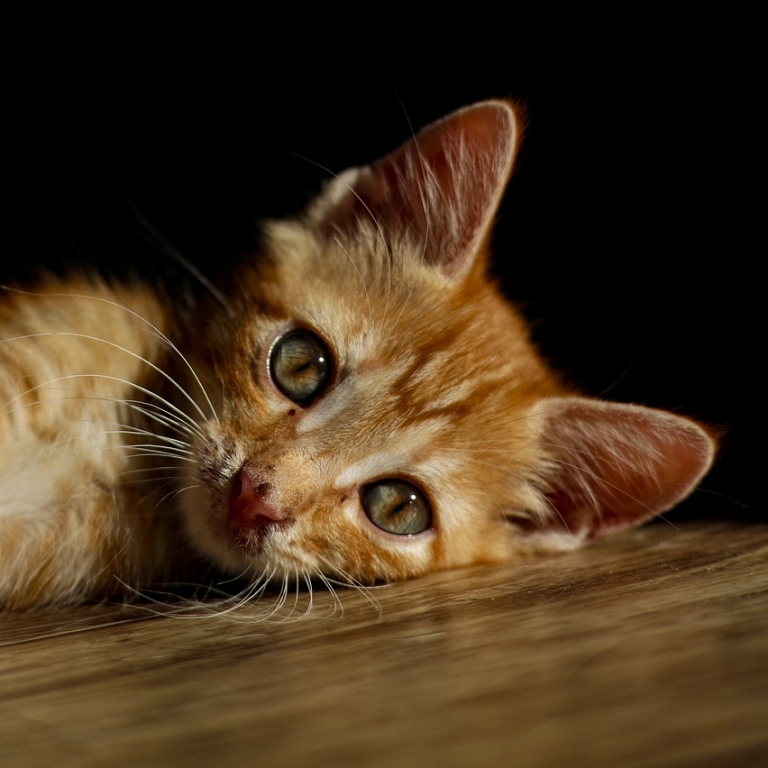
#> input picture numerical_solvers/runners/cat_768x768.jpg, 768 x 768 px
$ python taichi_kotowirowka_LBM_ade.py
#> lines starting #> are read from the running program, lines starting #| are printed output that depends on the picture
# Fluid solver based on lattice boltzmann method using taichi language
# Author : Wang (hietwll@gmail.com)
# https://github.com/hietwll/LBM_Taichi
# another version: https://github.com/yjhp1016/taichi_LBM3D


import sys
import matplotlib

import numpy as np
from matplotlib import cm
import matplotlib.pyplot as plt

import taichi as ti
import taichi.math as tm
import itertools

import cv2 # conda install conda-forge::opencv || pip install opencv-python

# %% read IC
# https://github.com/taichi-dev/image-processing-with-taichi/blob/main/image_transpose.py
image = cv2.imread('cat_768x768.jpg')
#> image is the input picture: shape (768, 768, 3); mean B, G, R 28.8, 50.9, 70.4
# image = cv2.imread('japan_1024x640.png')

gray_image = cv2.cvtColor(image, cv2.COLOR_BGR2GRAY) # convert to grayscale
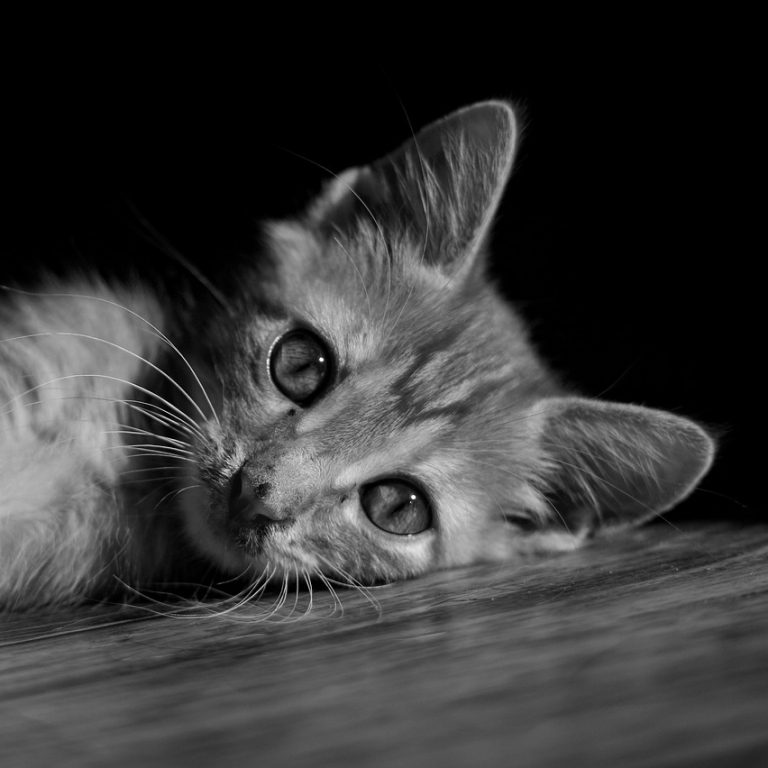
#> gray_image: shape (768, 768); min 0, max 253, mean 54.2
np_gray_image = np.array(gray_image)

def normalize_grayscale_image_range(image, min_val, max_val):
    """
    Normalize the pixel values of a grayscale image to have a specified range [min_val, max_val].

    Parameters:
    image (np.ndarray): Grayscale image array.
    min_val (float): The minimum value of the desired range.
    max_val (float): The maximum value of the desired range.

    Returns:
    np.ndarray: Normalized image array with pixel values in the range [min_val, max_val].
    """
#> called with min_val = 0.9, max_val = 1.1
    # Convert image to float32 to avoid issues with integer division
    image = image.astype(np.float32)
#> image: shape (768, 768) float32

    # Compute the mean and standard deviation of the original image
    original_mean = np.mean(image)
#> original_mean = 54.18
    original_std = np.std(image)
#> original_std = 52.32

    # Normalize the image to have mean 0 and std 1
    standardized_image = (image - original_mean) / original_std

    # Scale standardized image to fit in range [0, 1]
    min_std = np.min(standardized_image)
#> min_std = -1.04
    max_std = np.max(standardized_image)
#> max_std = 3.8
    scaled_image = (standardized_image - min_std) / (max_std - min_std)

    # Scale to the desired range [min_val, max_val]
    normalized_image = scaled_image * (max_val - min_val) + min_val

    return normalized_image

np_gray_image = normalize_grayscale_image_range(np_gray_image, 0.9, 1.1)

shape = gray_image.shape # 768, 768
#> shape = (768, 768)

print(np_gray_image.shape)
#| (768, 768)
plt.imshow(np_gray_image, cmap='gist_gray')
plt.colorbar()
plt.title(f'image')
# plt.show()

# %% Create an external velocity field

maxu = 0.1 # velocity field max magnitude
L = 1
x = np.linspace(0, L, shape[0], endpoint=True)
#> x = 768 values from 0 to 1
y = np.linspace(0, L, shape[1], endpoint=True)
#> y = 768 values from 0 to 1
xx, yy = np.meshgrid(x, y)
R = L/5.
xx0 = xx - L/2.
yy0 = yy - L/2.
r = np.sqrt(xx0**2 + yy0**2)
w = np.exp(-r**2/(2*R**2)) / (np.exp(-1/2)*R) * maxu
np_ux =  yy0 * w
np_uy = -xx0 * w


fig, (ax1, ax2) = plt.subplots(1, 2,  figsize=(16, 4))
im1 = ax1.imshow(np.sqrt(np_ux**2 + np_uy**2), cmap = 'coolwarm', extent=(0, L, 0, L))
ax1.set_title(r'$u_{magnitude}$')
ax1.grid()

spacer = 150
ax2.quiver(xx[::spacer],yy[::spacer],np_ux[::spacer],np_uy[::spacer], units="xy", scale=0.05) # linewidth=None
# plt.show()


# %% run sovler

ti.init(arch=ti.gpu)
#> (this line was passed over: taichi is not available in this run)
ti_float_precision = float # ti.f64

#> (the run stopped early here; a loop or call above may not have finished)
